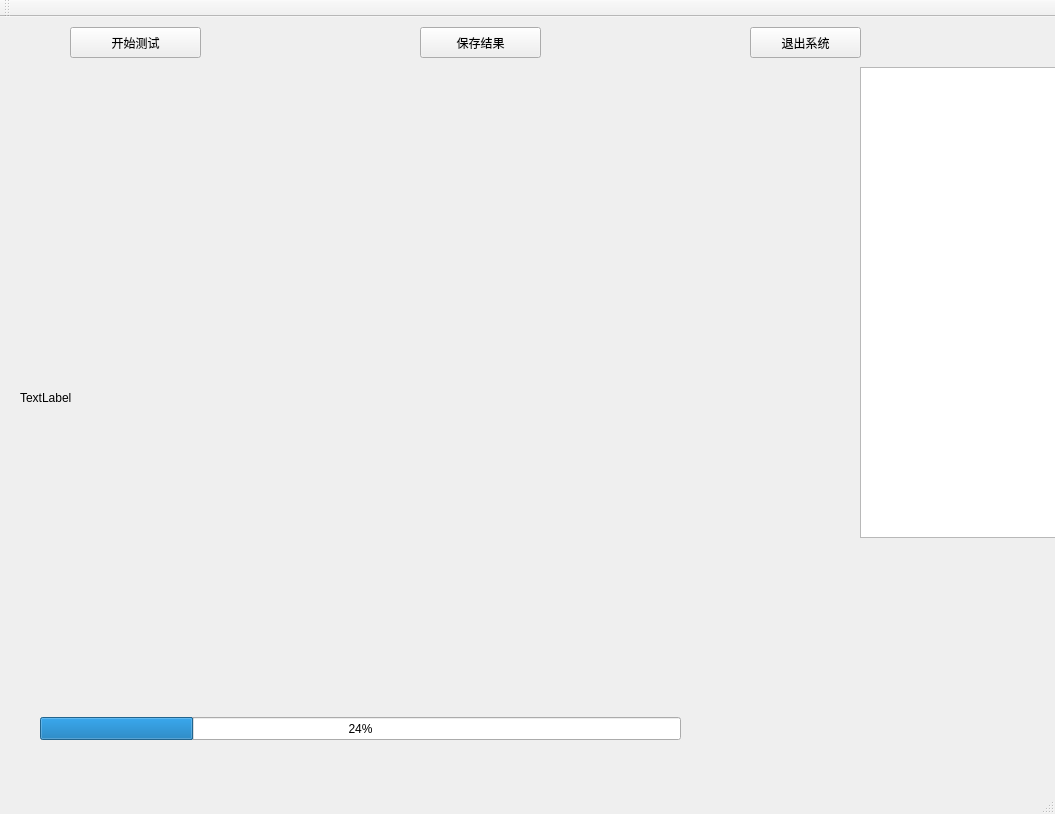
<?xml version="1.0" encoding="UTF-8"?>
<ui version="4.0">
 <class>Pose_ReClass</class>
 <widget class="QMainWindow" name="Pose_ReClass">
  <property name="geometry">
   <rect>
    <x>0</x>
    <y>0</y>
    <width>1055</width>
    <height>814</height>
   </rect>
  </property>
  <property name="windowTitle">
   <string>Pose_Re</string>
  </property>
  <widget class="QWidget" name="centralWidget">
   <widget class="QLabel" name="label">
    <property name="geometry">
     <rect>
      <x>20</x>
      <y>200</y>
      <width>501</width>
      <height>361</height>
     </rect>
    </property>
    <property name="text">
     <string>TextLabel</string>
    </property>
   </widget>
   <widget class="QProgressBar" name="progressBar">
    <property name="geometry">
     <rect>
      <x>40</x>
      <y>700</y>
      <width>641</width>
      <height>23</height>
     </rect>
    </property>
    <property name="value">
     <number>24</number>
    </property>
   </widget>
   <widget class="QTextBrowser" name="textBrowser">
    <property name="geometry">
     <rect>
      <x>860</x>
      <y>50</y>
      <width>321</width>
      <height>471</height>
     </rect>
    </property>
   </widget>
   <widget class="QPushButton" name="pushButton">
    <property name="geometry">
     <rect>
      <x>70</x>
      <y>10</y>
      <width>131</width>
      <height>31</height>
     </rect>
    </property>
    <property name="text">
     <string>开始测试</string>
    </property>
   </widget>
   <widget class="QPushButton" name="pushButton_2">
    <property name="geometry">
     <rect>
      <x>750</x>
      <y>10</y>
      <width>111</width>
      <height>31</height>
     </rect>
    </property>
    <property name="text">
     <string>退出系统</string>
    </property>
   </widget>
   <widget class="QPushButton" name="pushButton_3">
    <property name="geometry">
     <rect>
      <x>420</x>
      <y>10</y>
      <width>121</width>
      <height>31</height>
     </rect>
    </property>
    <property name="text">
     <string>保存结果</string>
    </property>
   </widget>
  </widget>
  <widget class="QMenuBar" name="menuBar">
   <property name="geometry">
    <rect>
     <x>0</x>
     <y>0</y>
     <width>1055</width>
     <height>23</height>
    </rect>
   </property>
  </widget>
  <widget class="QToolBar" name="mainToolBar">
   <attribute name="toolBarArea">
    <enum>TopToolBarArea</enum>
   </attribute>
   <attribute name="toolBarBreak">
    <bool>false</bool>
   </attribute>
  </widget>
  <widget class="QStatusBar" name="statusBar"/>
 </widget>
 <layoutdefault spacing="6" margin="11"/>
 <resources>
  <include location="pose_re.qrc"/>
 </resources>
 <connections>
  <connection>
   <sender>pushButton</sender>
   <signal>clicked()</signal>
   <receiver>Pose_ReClass</receiver>
   <slot>Begin_Test()</slot>
   <hints>
    <hint type="sourcelabel">
     <x>200</x>
     <y>75</y>
    </hint>
    <hint type="destinationlabel">
     <x>595</x>
     <y>406</y>
    </hint>
   </hints>
  </connection>
  <connection>
   <sender>pushButton_2</sender>
   <signal>clicked()</signal>
   <receiver>Pose_ReClass</receiver>
   <slot>Stop_Systeam()</slot>
   <hints>
    <hint type="sourcelabel">
     <x>845</x>
     <y>60</y>
    </hint>
    <hint type="destinationlabel">
     <x>595</x>
     <y>406</y>
    </hint>
   </hints>
  </connection>
  <connection>
   <sender>pushButton_3</sender>
   <signal>clicked()</signal>
   <receiver>Pose_ReClass</receiver>
   <slot>Save_Result()</slot>
   <hints>
    <hint type="sourcelabel">
     <x>480</x>
     <y>60</y>
    </hint>
    <hint type="destinationlabel">
     <x>511</x>
     <y>406</y>
    </hint>
   </hints>
  </connection>
 </connections>
 <slots>
  <slot>Begin_Test()</slot>
  <slot>Stop_Systeam()</slot>
  <slot>Save_Result()</slot>
 </slots>
</ui>
